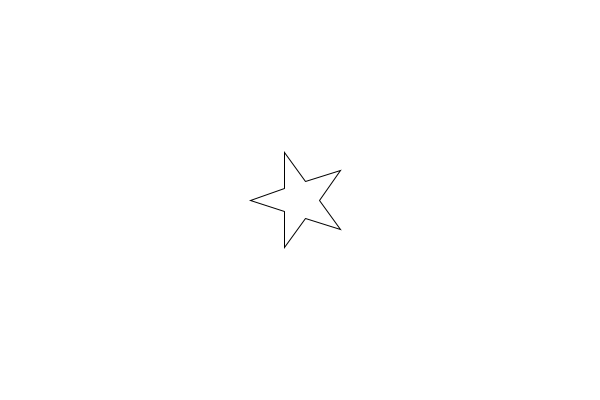
Frame 1 (no input)
Frame 60 (the mouse pressed at the canvas centre just before this capture): identical to frame 1, image omitted
Frame 120 (the mouse held since frame 60 and released just before this capture): identical to frame 1, image omitted

The Processing sketch that drew this single still picture (run headless with seeded random() and noise(); from frame 60 on, the mouse is pressed at the canvas centre):

// Processing sketch: init_9_star_forme_setting_ratio
// ── init_9_star_forme_setting_ratio.pde
/**
La Voie du Code vers les Étoiles
@see https://github.com/StanLepunK/La-Voie-du-Code
2018_11_27
*/

void setup() {
  size(600,400);
}


void draw() {
  background(255);
  //turn_around();
  few_points();
  
}

int num = 10;
PVector [] pts = new PVector[num];
PVector [] pos = new PVector[num];
void few_points() {
  float angle = TAU / num;
  int diam = 50;
  PVector offset = new PVector();
  offset.x = width/2;
  offset.y = height/2;
  
  // position
  float ratio = .38;
  for(int i = 0 ; i < num ; i++) {
    if(pts[i] == null) pts[i] = new PVector();
    if(pos[i] == null) pos[i] = new PVector();
    float final_angle = angle*i;
    pts[i].x = cos(final_angle);
    pts[i].y = sin(final_angle);
    float temp_diam = diam;
    if(i%2 == 0) temp_diam = diam *ratio;
    pos[i].x = (temp_diam * pts[i].x);
    pos[i].y = (temp_diam * pts[i].y);
    
    pos[i].add(offset);
  }
  // forme
  beginShape();
  for(int i = 0 ; i < num ; i++) {
    vertex(pos[i].x,pos[i].y);
  }
  endShape(CLOSE);
}
